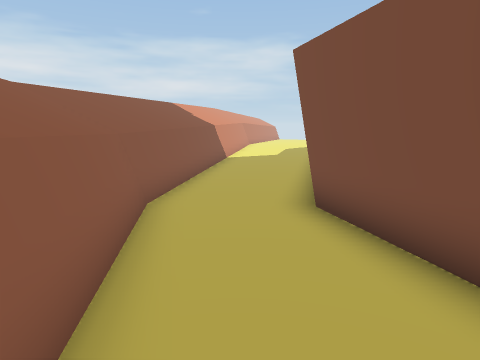
View 1 (above)

16 first-person views from a walk through a scene from a Unity 3-D project. The camera is 1.5 m above the floor, tilts 10° down and sees 75° across. The floor is counted in squares, 1 m on a side. Each view is taken from the middle of a square. On the plan, view 1 faces up. The plan holds only what a view shows up to about 15 squares ahead; the rest is blank. The place goes on beyond the plan.

View 2
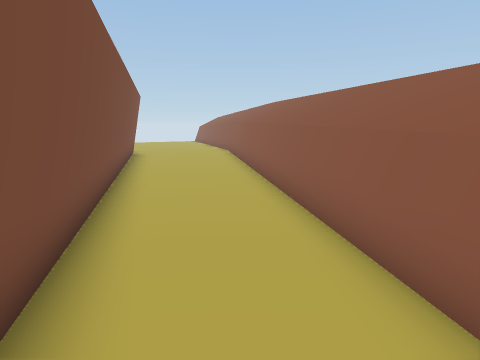

View 3
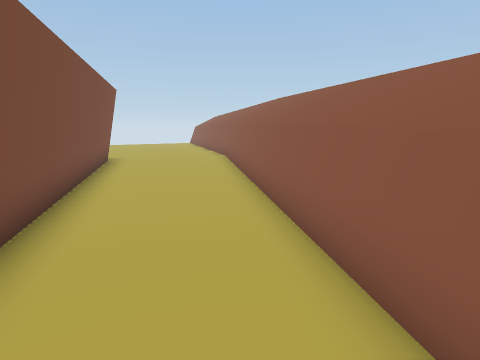

View 4
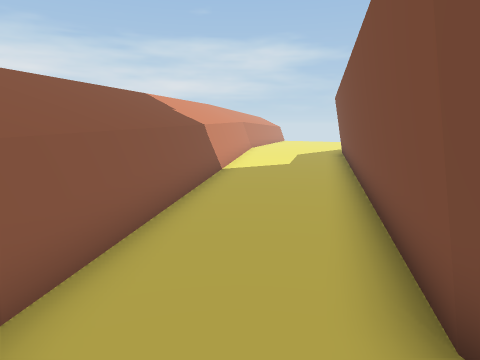

View 5
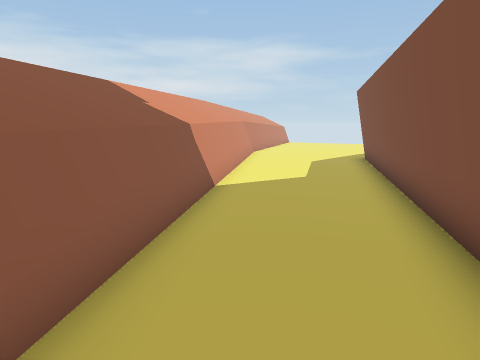

View 6
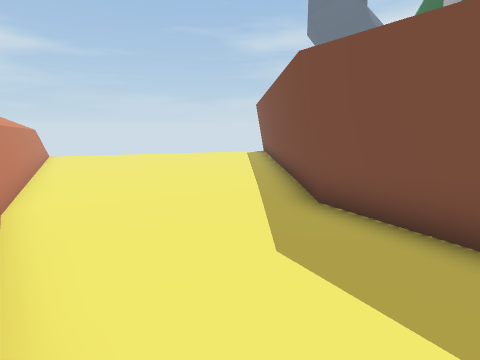

View 7
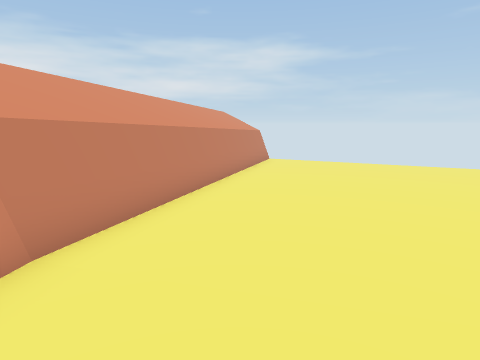

View 8
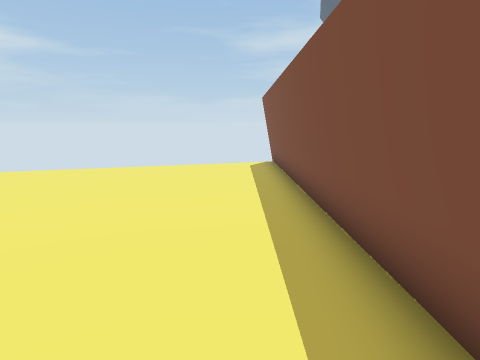

View 9
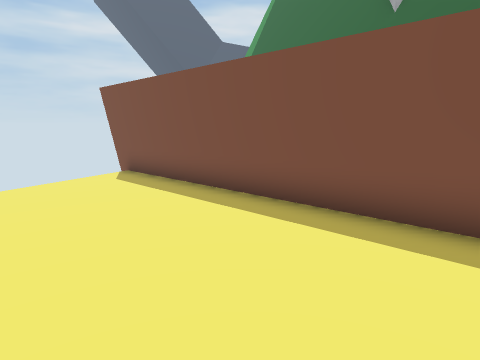

View 10
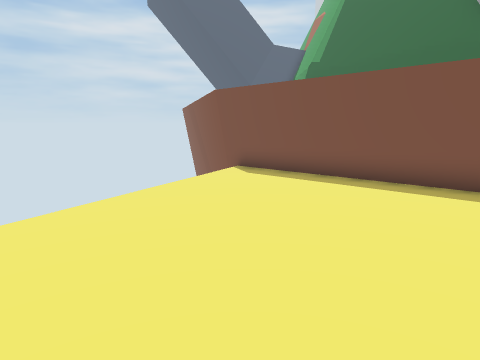

View 11
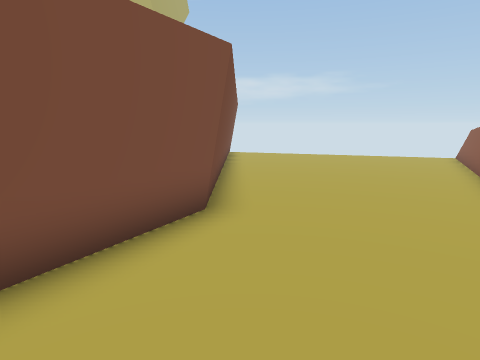

View 12
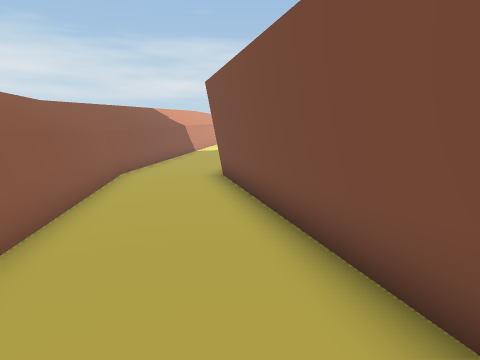

View 13
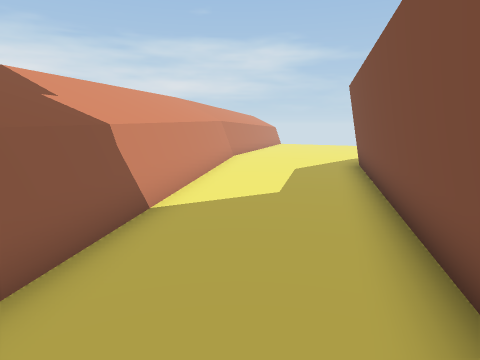

View 14
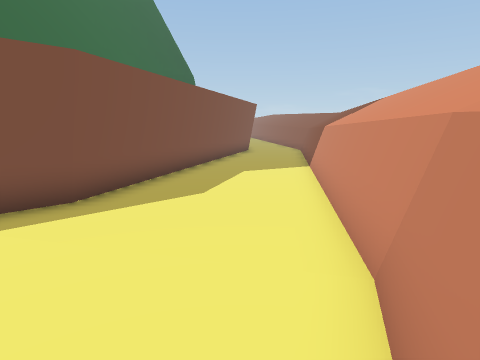

View 15
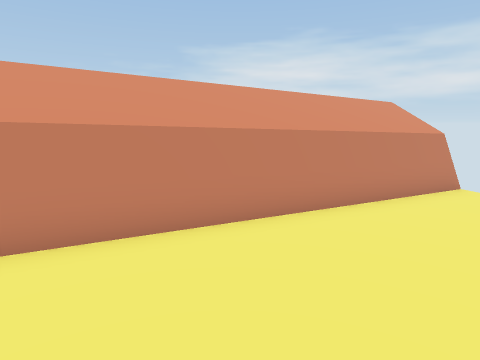

View 16
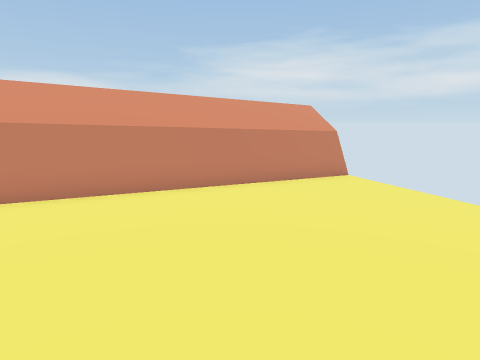

### Floor plan
Points are (right, up) in squares from view 1. A wall is a line through its corners. A room is listed if a view was taken in it or the views show most of it. See-through windows are left out.
Room 1 (views 1, 2, 3, 4, 5, 11, 12, 13)
walls: (0.1, -10.2) (0.4, -11.2); (-2.2, 6.2) (0.4, -10.3); (8.1, -11.6) (5.1, -8.5) (1.2, 5.8) (2.4, 10.1); (-1.2, 11.7) (-2.1, 6); (-1.4, 11.7) (-2.3, 6)
low walls: (3.5, -1.7) (1.6, 5.4); (0.4, -10.2) (0.6, -11.1); (-1.2, 11.7) (-2, 6.1) (0.2, -7.9)
ways out: opening at (0.5, 10.5) to room 2
Room 2 (views 6, 7, 8, 9, 10, 14, 15, 16)
walls: (0.5, 23.3) (-1.2, 11.7); (0.3, 23.3) (-1.4, 11.7); (4.2, 35.5) (0.5, 23.2); (4.1, 35.6) (0.3, 23.1); (2.4, 10.1) (5.1, 20.3) (15.6, 30.8)
low walls: (5.2, 20.1) (11.4, 26.3); (0.5, 22.5) (-0.2, 17.5); (11.5, 26.4) (15.6, 30.4); (-0.5, 16) (-1.2, 11.7)
ways out: opening at (0.5, 10.5) to room 1

Where each view was taken, in squares from view 1:
view 1: 0 up, 0 right, facing up
view 2: 7 up, 0 right, facing down
view 3: 4 up, 0 right, facing down
view 4: 4 up, 0 right, facing up
view 5: 7 up, 0 right, facing up
view 6: 17 up, 0 right, facing up-right
view 7: 20 up, 3 right, facing up
view 8: 21 up, 4 right, facing up-right
view 9: 26 up, 4 right, facing right
view 10: 30 up, 3 right, facing right
view 11: 5 down, 1 right, facing down-right
view 12: 4 down, 2 right, facing up
view 13: 9 up, 1 right, facing up
view 14: 26 up, 2 right, facing down
view 15: 26 up, 6 right, facing up-left
view 16: 26 up, 9 right, facing up-left
